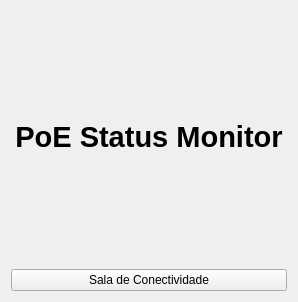
<?xml version="1.0" encoding="UTF-8"?>
<ui version="4.0">
 <class>widget</class>
 <widget class="QWidget" name="widget">
  <property name="geometry">
   <rect>
    <x>0</x>
    <y>0</y>
    <width>298</width>
    <height>302</height>
   </rect>
  </property>
  <property name="sizePolicy">
   <sizepolicy hsizetype="MinimumExpanding" vsizetype="MinimumExpanding">
    <horstretch>0</horstretch>
    <verstretch>0</verstretch>
   </sizepolicy>
  </property>
  <property name="windowTitle">
   <string>Main Menu</string>
  </property>
  <property name="layoutDirection">
   <enum>Qt::LeftToRight</enum>
  </property>
  <layout class="QGridLayout" name="gridLayout_2">
   <item row="1" column="0">
    <widget class="PyDMRelatedDisplayButton" name="rdb_SalaConectividade">
     <property name="toolTip">
      <string/>
     </property>
     <property name="text">
      <string>Sala de Conectividade</string>
     </property>
     <property name="filenames" stdset="0">
      <stringlist/>
     </property>
     <property name="openInNewWindow" stdset="0">
      <bool>false</bool>
     </property>
    </widget>
   </item>
   <item row="0" column="0">
    <widget class="QLabel" name="Title">
     <property name="text">
      <string>&lt;html&gt;&lt;head/&gt;&lt;body&gt;&lt;p align=&quot;center&quot;&gt;&lt;span style=&quot; font-size:22pt; font-weight:600;&quot;&gt;PoE Status Monitor&lt;/span&gt;&lt;/p&gt;&lt;/body&gt;&lt;/html&gt;</string>
     </property>
     <property name="alignment">
      <set>Qt::AlignCenter</set>
     </property>
    </widget>
   </item>
  </layout>
 </widget>
 <customwidgets>
  <customwidget>
   <class>PyDMRelatedDisplayButton</class>
   <extends>QPushButton</extends>
   <header>pydm.widgets.related_display_button</header>
  </customwidget>
 </customwidgets>
 <resources/>
 <connections/>
</ui>
